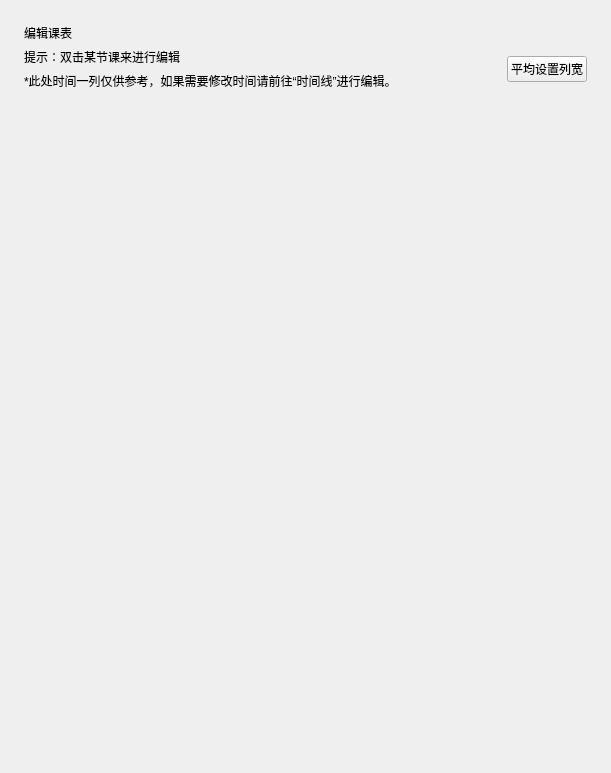
<?xml version="1.0" encoding="UTF-8"?>
<ui version="4.0">
 <class>Form</class>
 <widget class="QWidget" name="Form">
  <property name="geometry">
   <rect>
    <x>0</x>
    <y>0</y>
    <width>611</width>
    <height>773</height>
   </rect>
  </property>
  <property name="sizePolicy">
   <sizepolicy hsizetype="Preferred" vsizetype="Expanding">
    <horstretch>0</horstretch>
    <verstretch>0</verstretch>
   </sizepolicy>
  </property>
  <property name="windowTitle">
   <string>Form</string>
  </property>
  <layout class="QGridLayout" name="gridLayout">
   <property name="leftMargin">
    <number>24</number>
   </property>
   <property name="topMargin">
    <number>24</number>
   </property>
   <property name="rightMargin">
    <number>24</number>
   </property>
   <property name="bottomMargin">
    <number>0</number>
   </property>
   <item row="2" column="0">
    <layout class="QGridLayout" name="gridLayout_4">
     <item row="0" column="0">
      <widget class="TableWidget" name="TableWidget">
       <property name="sizePolicy">
        <sizepolicy hsizetype="Expanding" vsizetype="MinimumExpanding">
         <horstretch>0</horstretch>
         <verstretch>0</verstretch>
        </sizepolicy>
       </property>
       <property name="styleSheet">
        <string notr="true">QTableView {
    background: transparent;
    outline: none;
    border: none;
    /* font: 13px 'Segoe UI', 'Microsoft YaHei'; */
    selection-background-color: transparent;
    alternate-background-color: transparent;
}

QTableView[isBorderVisible=true] {
    border: none;
}

QTableView::item {
    background: transparent;
    border: 0px;
    padding-left: 16px;
    padding-right: 16px;
    height: 35px;
}


QTableView::indicator {
    width: 18px;
    height: 18px;
    border-radius: 5px;
    border: none;
    background-color: transparent;
}


QHeaderView {
    background-color: transparent;
}

QHeaderView::section {
    background-color: transparent;
    color: rgb(96, 96, 96);
    padding-left: 5px;
    padding-right: 5px;
    border: 1px solid rgba(0, 0, 0, 15);
    font: 13px 'Segoe UI', 'Microsoft YaHei', 'PingFang SC';
}

QHeaderView::section:horizontal {
    border-left: none;
    height: 33px;
}

QTableView[isBorderVisible=true] QHeaderView::section:horizontal {
    border-top: none;
}

QHeaderView::section:horizontal:last {
    border-right: none;
}

QHeaderView::section:vertical {
    border-top: none;
}

QHeaderView::section:checked {
    background-color: transparent;
}

QHeaderView::down-arrow {
    subcontrol-origin: padding;
    subcontrol-position: center right;
    margin-right: 6px;
    image: url(:/qfluentwidgets/images/table_view/Down_black.svg);
}

QHeaderView::up-arrow {
    subcontrol-origin: padding;
    subcontrol-position: center right;
    margin-right: 6px;
    image: url(:/qfluentwidgets/images/table_view/Up_black.svg);
}

QTableCornerButton::section {
    background-color: transparent;
    border: 1px solid rgba(0, 0, 0, 15);
}

QTableCornerButton::section:pressed {
    background-color: rgba(0, 0, 0, 12);
}</string>
       </property>
       <property name="sizeAdjustPolicy">
        <enum>QAbstractScrollArea::AdjustIgnored</enum>
       </property>
       <property name="editTriggers">
        <set>QAbstractItemView::AnyKeyPressed|QAbstractItemView::DoubleClicked|QAbstractItemView::EditKeyPressed</set>
       </property>
       <property name="selectionMode">
        <enum>QAbstractItemView::ExtendedSelection</enum>
       </property>
       <property name="selectionBehavior">
        <enum>QAbstractItemView::SelectRows</enum>
       </property>
       <property name="textElideMode">
        <enum>Qt::ElideMiddle</enum>
       </property>
       <property name="wordWrap">
        <bool>true</bool>
       </property>
       <attribute name="horizontalHeaderStretchLastSection">
        <bool>true</bool>
       </attribute>
       <attribute name="verticalHeaderVisible">
        <bool>false</bool>
       </attribute>
       <attribute name="verticalHeaderMinimumSectionSize">
        <number>50</number>
       </attribute>
       <attribute name="verticalHeaderDefaultSectionSize">
        <number>50</number>
       </attribute>
      </widget>
     </item>
    </layout>
   </item>
   <item row="0" column="0">
    <widget class="TitleLabel" name="TitleLabel">
     <property name="text">
      <string>编辑课表</string>
     </property>
    </widget>
   </item>
   <item row="1" column="0">
    <layout class="QHBoxLayout" name="horizontalLayout">
     <item>
      <layout class="QGridLayout" name="gridLayout_2">
       <item row="0" column="0">
        <widget class="StrongBodyLabel" name="StrongBodyLabel">
         <property name="frameShape">
          <enum>QFrame::NoFrame</enum>
         </property>
         <property name="text">
          <string>&lt;html&gt;&lt;head/&gt;&lt;body&gt;&lt;p&gt;提示：双击某节课来进行编辑&lt;/p&gt;&lt;/body&gt;&lt;/html&gt;</string>
         </property>
        </widget>
       </item>
       <item row="1" column="0">
        <widget class="CaptionLabel" name="CaptionLabel">
         <property name="text">
          <string>*此处时间一列仅供参考，如果需要修改时间请前往“时间线”进行编辑。</string>
         </property>
        </widget>
       </item>
      </layout>
     </item>
     <item>
      <spacer name="horizontalSpacer">
       <property name="orientation">
        <enum>Qt::Horizontal</enum>
       </property>
       <property name="sizeHint" stdset="0">
        <size>
         <width>40</width>
         <height>20</height>
        </size>
       </property>
      </spacer>
     </item>
     <item>
      <widget class="PushButton" name="Table_Button">
       <property name="text">
        <string>平均设置列宽</string>
       </property>
      </widget>
     </item>
    </layout>
   </item>
  </layout>
 </widget>
 <customwidgets>
  <customwidget>
   <class>PushButton</class>
   <extends>QPushButton</extends>
   <header>qfluentwidgets</header>
  </customwidget>
  <customwidget>
   <class>CaptionLabel</class>
   <extends>QLabel</extends>
   <header>qfluentwidgets</header>
  </customwidget>
  <customwidget>
   <class>StrongBodyLabel</class>
   <extends>QLabel</extends>
   <header>qfluentwidgets</header>
  </customwidget>
  <customwidget>
   <class>TitleLabel</class>
   <extends>QLabel</extends>
   <header>qfluentwidgets</header>
  </customwidget>
  <customwidget>
   <class>TableWidget</class>
   <extends>QTableWidget</extends>
   <header>qfluentwidgets</header>
  </customwidget>
 </customwidgets>
 <resources/>
 <connections/>
</ui>
